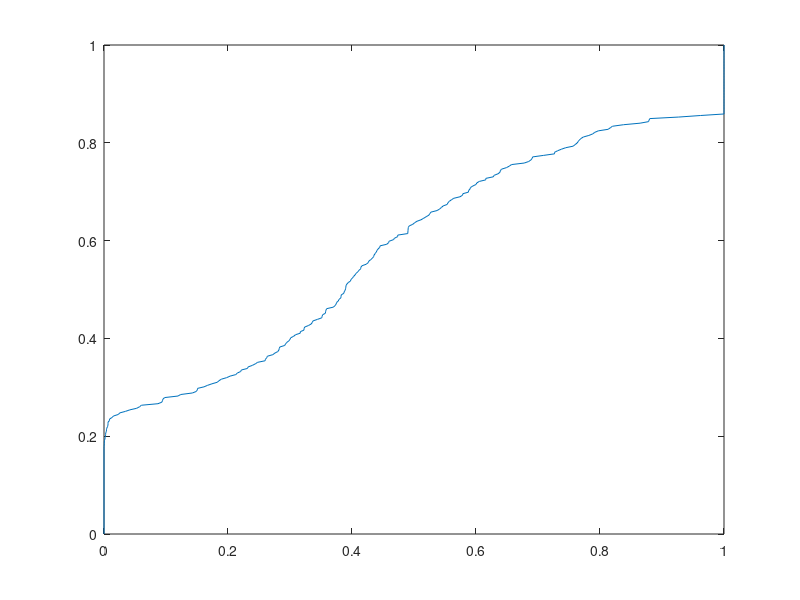

This chart was generated by the following MATLAB code:
% plot Jaccard Index curve (for complementary curve, use plot(x,1-f)
load('jaccardIndex_testA9');
figure(2);
[f,x] = ecdf(jaccardIndex(:,1));
plot(x,f);

%mean jaccard singularity: .1841
%mean jaccard singularity: .3093
%mean jaccard singularity: .2817